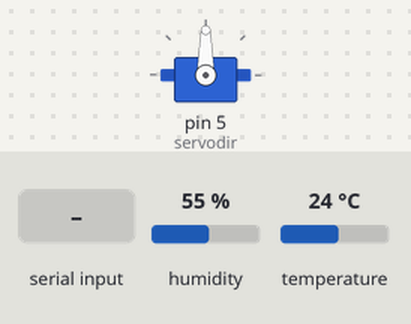
Simulated run of this sketch. Board: Arduino Uno, built with avr-gcc and run on an emulated ATmega328P. Shown: servo. Inputs (shaded band) come from the test bench; at power-on: humidity 55 %, temperature 24 °C. What the sketch prints to the serial monitor is not drawn.

Above: at 1.2 s.
1.3 s: "6" received over Serial
At 1.8 s:
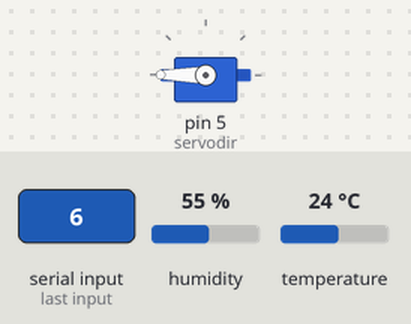
2.8 s: "7" received over Serial
At 3.3 s:
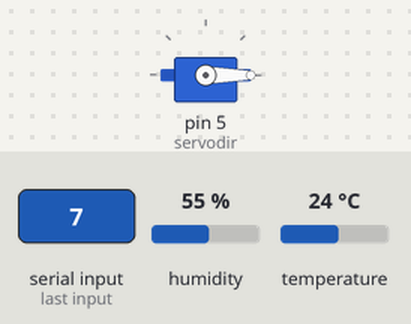
Timing chart, 0 to 5.8 s (numbered marks = the images above; inputs shaded):
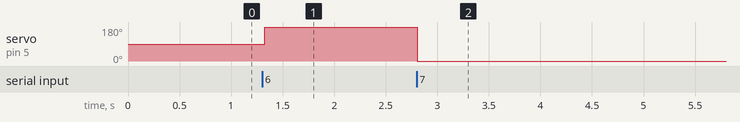

Measured:
- after the input at 1.3 s, servo on pin 5 (servodir): 90° → 180° at once
- after the input at 2.8 s, servo on pin 5 (servodir): 180° → 0° at once

The sketch:

controlAlarmaCasa.ino
```cpp
#include <Servo.h>   // incluimos la biblioteca Servo
Servo servodir;
#include <DHT.h>
#define LUZ  12     // se definen los pines donde se conectaran los reles
#define VENTILADOR  13
#define PIR  2
int temperatura;
int humedad;
int maxtem=0;
int mintem=100;
int maxhum=0;
int  minhum=100;
int num=0;
DHT dht(3,11);//pin 12 dht 11
boolean alarma=false;

void setup() {
  // put your setup code here, to run once:
  Serial.begin(9600);
  pinMode(PIR,INPUT);
   servodir.attach(5);
}


void loop() {


    Serial.println("#alarma");
    delay(50);


  if (Serial.available() > 0)
   {
    //caracteres
        int input= Serial.read();
        int res=5;
          if (input == '5')
             {
              F_Imprimir();
              }
         else  if (input == '6')
             {Serial.println("todo ok");
                 servodir.write(180);
              }
         else  if (input == '7')
             {Serial.println("todo en off");
              servodir.write(0);
              }
        else  if (input == '8')
             {Serial.println("todo en on");
              servodir.write(90);
              }
    //activar y desacticar la alarma

      else  if (input == '9')
               {
                if (alarma==true)
                    alarma==false;
               else if (alarma==false)
                    alarma==true;
              }

   }
    temperatura=dht.readTemperature();
     humedad=dht.readHumidity();
      maxmin();


}

void F_Imprimir()
{
   Serial.print(temperatura);
   Serial.print("-");
   Serial.print(humedad);
   Serial.print("-");
   Serial.print(maxtem);
   Serial.print("-");
   Serial.print(mintem);
   Serial.print("-");
   Serial.print(maxhum);
   Serial.print("-");
   Serial.print(minhum);
   Serial.println();
 }

 void maxmin()
 {
  if (maxtem<temperatura)
      maxtem=temperatura;
  else if (mintem>temperatura && temperatura>0)
      mintem=temperatura;
  if (maxhum<humedad)
      maxhum=humedad;
  else if (minhum>humedad && humedad>0)
      minhum=humedad;
  }
```
